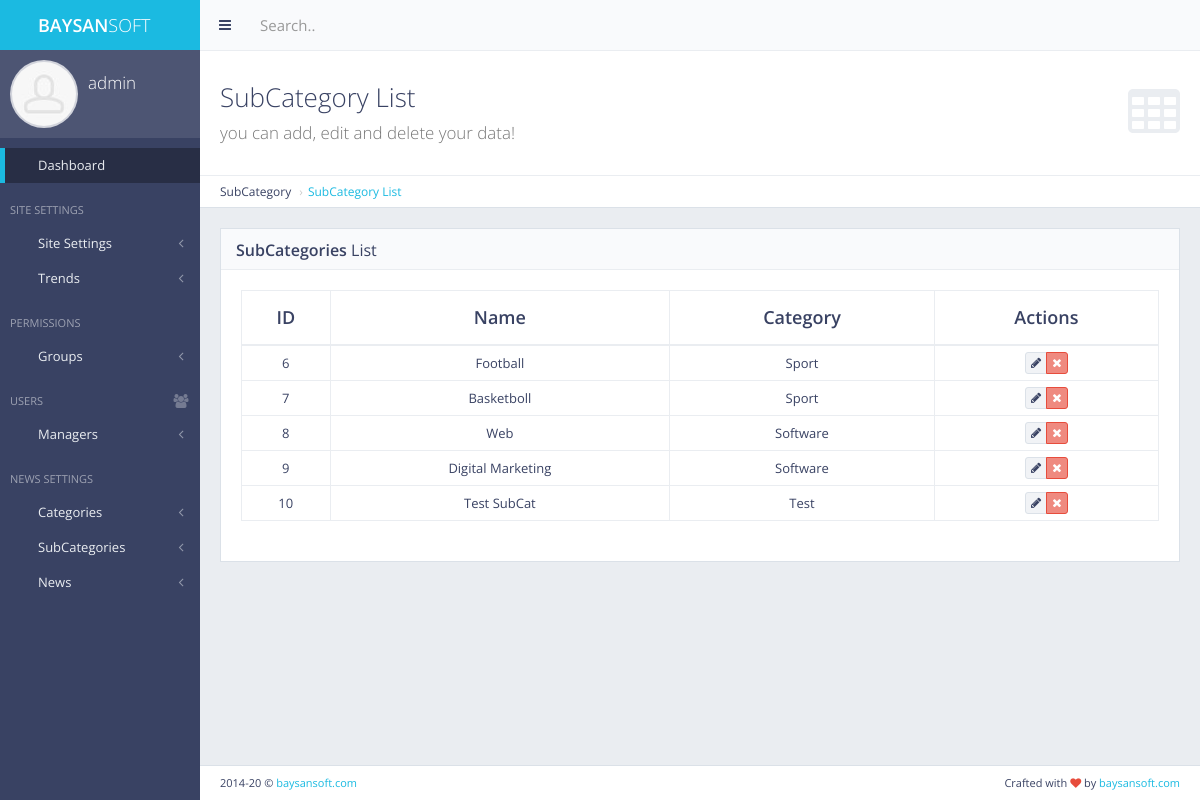
The page /panel/subcategory/list/ (signed in) on the database its author committed.
### subcategory/models.py (models this page shows, shortened)
class SubCategory(models.Model):
    name = models.CharField(max_length=255)
    category_name = models.CharField(max_length=255)
    category_id = models.IntegerField()
    class Meta:
        verbose_name = "SubCategory"
        verbose_name_plural = "SubCategories"

### panel/views.py (the view)
# urls.py: path('subcategory/list/', views.subcategory_list, name='subcategory_list'),
def subcategory_list(request):
    if not request.user.is_authenticated:  # eğer mevcut kullanıcı authenticate değilse
        return redirect('main:my_login')
    subcategories = SubCategory.objects.all()
    context = {
        'subcategories': subcategories
    }
    return render(request, 'back/subcategory_list.html', context=context)

### category/context_processor.py (called while the page is built)
def get_categories(request):  # template'a direkt veri yolluyor
    get_categories = Category.objects.all()
    return dict(
        get_categories=get_categories)  # get_categories diyerek direkt template'den çağırabiliriz. Sözlük olarak döndürür.

### main/context_processors.py (called while the page is built)
def get_site_settings(request):
    site = Main.objects.first()
    return dict(site_settings=site)

### main/templatetags/my_auth.py (called while the page is built)
@register.filter(name='has_group')
def has_group(user,group_name):
    return user.groups.filter(name=group_name).exists()

### news/context_processors.py (called while the page is built)
def get_last_news(request):
    get_last_news = News.objects.all().order_by('-date')[:3]
    return dict(get_last_news=get_last_news)

def get_popular_posts(request):  # bu şekilde tek fonksiyon ile 2 veri seti döndürebiliriz
    get_popular_posts = News.objects.all().order_by('-show')
    get_popular_posts_detail = News.objects.all().order_by('-show')[:3]
    get_popular_posts_home = News.objects.all().order_by('-show')[:3]
    return dict(get_popular_posts=get_popular_posts, get_popular_posts_detail=get_popular_posts_detail,
                get_popular_posts_home=get_popular_posts_home)

### subcategory/context_processors.py (called while the page is built)
def get_subcategories(request):
    get_subcategories = SubCategory.objects.all()
    return dict(get_subcategories=get_subcategories)

### trending/context_processors.py (called while the page is built)
def get_trendings(request):
    trendings = Trending.objects.all().filter(is_publish=True).order_by('?')  # bu sayede random getirdik
    return dict(get_trendings=trendings)

### templates/back/subcategory_list.html (shortened to what this page needs)
{% extends 'back/layout.html' %}
{% load static %}
{% block body %}
    <div class="content-header">
        <div class="header-section">
            <h1>
                <i class="fa fa-table"></i>SubCategory List<br><small>you can add, edit and delete your data!</small>
            </h1>
        </div>
    </div>
    <ul class="breadcrumb breadcrumb-top">
        <li>SubCategory</li>
        <li><a href="{% url 'panel:subcategory_list' %}">SubCategory List</a></li>
    </ul>
    <div class="block full">
        <div class="block-title">
            <h2><strong>SubCategories</strong> List</h2>
        </div>
        <div class="table-responsive">
            <table id="example-datatable" class="table table-vcenter table-condensed table-bordered">
                <thead>
                <tr>
                    <th class="text-center">ID</th>
                    <th class="text-center">Name</th>
                    <th class="text-center">Category</th>
                    <th class="text-center">Actions</th>
                </tr>
                </thead>
                <tbody>
                {% for cat in subcategories %}
                    <tr>
                        <td class="text-center">{{ cat.pk }}</td>
                        <td class="text-center">{{ cat.name }}</td>
                        <td class="text-center">{{ cat.category_name }}</td>
                        <td class="text-center">
                            <div class="btn-group">
                                <a href="" data-toggle="tooltip" title="Edit"
                                   class="btn btn-xs btn-default"><i class="fa fa-pencil"></i></a>
                                <a href="{% url 'panel:subcategory_delete' pk=cat.pk %}" data-toggle="tooltip"
                                   title="Delete"
                                   class="btn btn-xs btn-danger"><i class="fa fa-times"></i></a>
                            </div>
                        </td>
                    </tr>
                {% endfor %}
                </tbody>
            </table>
        </div>
    </div>
{% endblock body %}

### templates/back/layout.html (shortened to what this page needs)
{% load static %}
{% if user.is_authenticated %}
    <!DOCTYPE html>
    <html class="no-js" lang="en">
    <head>
        <link rel="stylesheet" href="{% static 'back/css/bootstrap.min.css' %}">
        <link rel="stylesheet" href="{% static 'back/css/plugins.css' %}">
        <link rel="stylesheet" href="{% static 'back/css/main.css' %}">
        <link rel="stylesheet" href="{% static 'back/css/themes.css' %}">
        <link rel="stylesheet" href="{% static 'ToastJs/Toast.min.css' %}">
        <link rel="stylesheet" href="{% static 'node_modules/sweetalert2/dist/sweetalert2.min.css' %}">
    </head>
    <body>
    <div id="page-wrapper">
        <div id="page-container" class="sidebar-partial sidebar-visible-lg sidebar-no-animations">
            <div id="sidebar">
                <div id="sidebar-scroll">
                    <div class="sidebar-content">
                        <a href="http://baysansoft.com/" target="_blank" class="sidebar-brand">
                            <i class="gi gi-flash"></i><span
                                class="sidebar-nav-mini-hide"><strong>BAYSAN</strong>SOFT</span>
                        </a>
                        <div class="sidebar-section sidebar-user clearfix sidebar-nav-mini-hide">
                            <div class="sidebar-user-avatar">
                                <a href="page_ready_user_profile.html">
                                    <img src="{% static 'back/img/placeholders/avatars/avatar2.jpg' %}" alt="avatar">
                                </a>
                            </div>
                            <div class="sidebar-user-name">{{ request.user.username }}</div>
                            <div class="sidebar-user-links">
                                <a href="{% url 'main:home' %}" data-toggle="tooltip" data-placement="bottom"
                                   title="Site Home Page"><i class="gi gi-home"></i></a>
                                <a href="{% url 'panel:message_box' %}" data-toggle="tooltip" data-placement="bottom"
                                   title="Message Box"><i class="gi gi-message_plus"></i></a>
                                <a href="page_ready_user_profile.html" data-toggle="tooltip" data-placement="bottom"
                                   title="Profile"><i class="gi gi-user"></i></a>
                                <a href="{% url 'panel:change_password' %}" class="enable-tooltip" data-placement="bottom"
                                   title="Settings"
                                   onclick="$('#modal-user-settings').modal('show');"><i class="gi gi-cogwheel"></i></a>
                                <a href="{% url 'main:my_logout' %}" data-toggle="tooltip" data-placement="bottom"
                                   title="Logout"><i
                                        class="gi gi-exit"></i></a>
                            </div>
                        </div>
                        {% include 'back/includes/sidebar.html' %}
                    </div>
                </div>
            </div>
            <div id="main-container">
                <header class="navbar navbar-default">
                    <ul class="nav navbar-nav-custom">
                        <li>
                            <a href="javascript:void(0)" onclick="App.sidebar('toggle-sidebar');this.blur();">
                                <i class="fa fa-bars fa-fw"></i>
                            </a>
                        </li>
                    </ul>
                    <form action="page_ready_search_results.html" method="post" class="navbar-form-custom">
                        <div class="form-group">
                            <input type="text" id="top-search" name="top-search" class="form-control"
                                   placeholder="Search..">
                        </div>
                    </form>
                </header>
                <div id="page-content">
                    {% block body %}
                    {% endblock body %}
                </div>
                <footer class="clearfix">
                    <div class="pull-right">
                        Crafted with <i class="fa fa-heart text-danger"></i> by <a href="http://baysansoft.com/"
                                                                                   target="_blank">baysansoft.com</a>
                    </div>
                    <div class="pull-left">
                        <span id="year-copy"></span> &copy; <a href="http://baysansoft.com/"
                                                               target="_blank">baysansoft.com</a>
                    </div>
                </footer>
            </div>
        </div>
    </div>
    </body>
    </html>
{% else %}
    <h2>Please Login</h2>
{% endif %}

### rows shown on the page
SubCategory: pk "6", name "Football", category_name "Sport"
SubCategory: pk "7", name "Basketboll", category_name "Sport"
SubCategory: pk "8", name "Web", category_name "Software"
SubCategory: pk "9", name "Digital Marketing", category_name "Software"
SubCategory: pk "10", name "Test SubCat", category_name "Test"

### other values the page prints
{{ request.user.username }} "admin"
